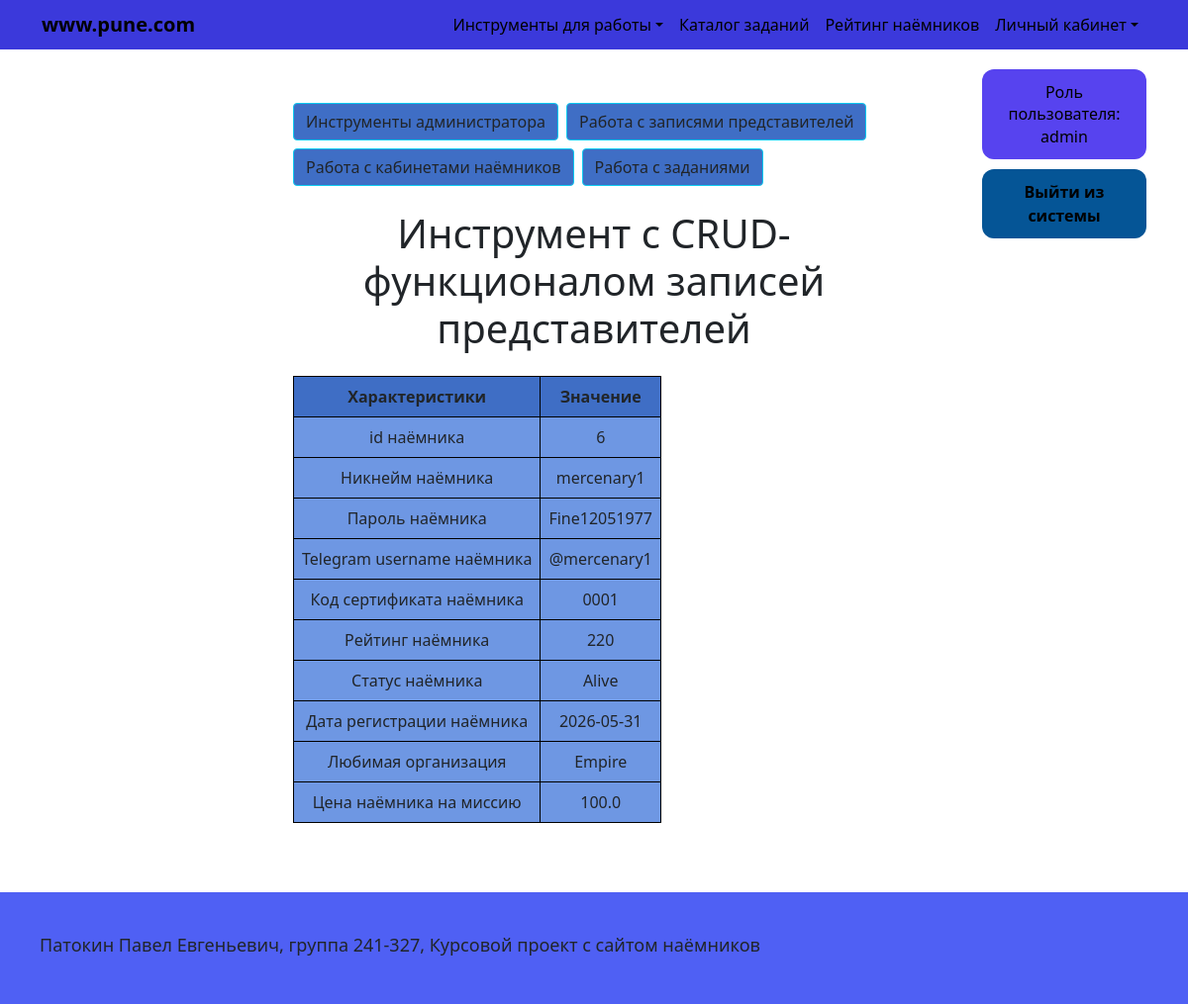
/READ_table_mercenary/6 (signed in), run on an earlier commit of the app's database.
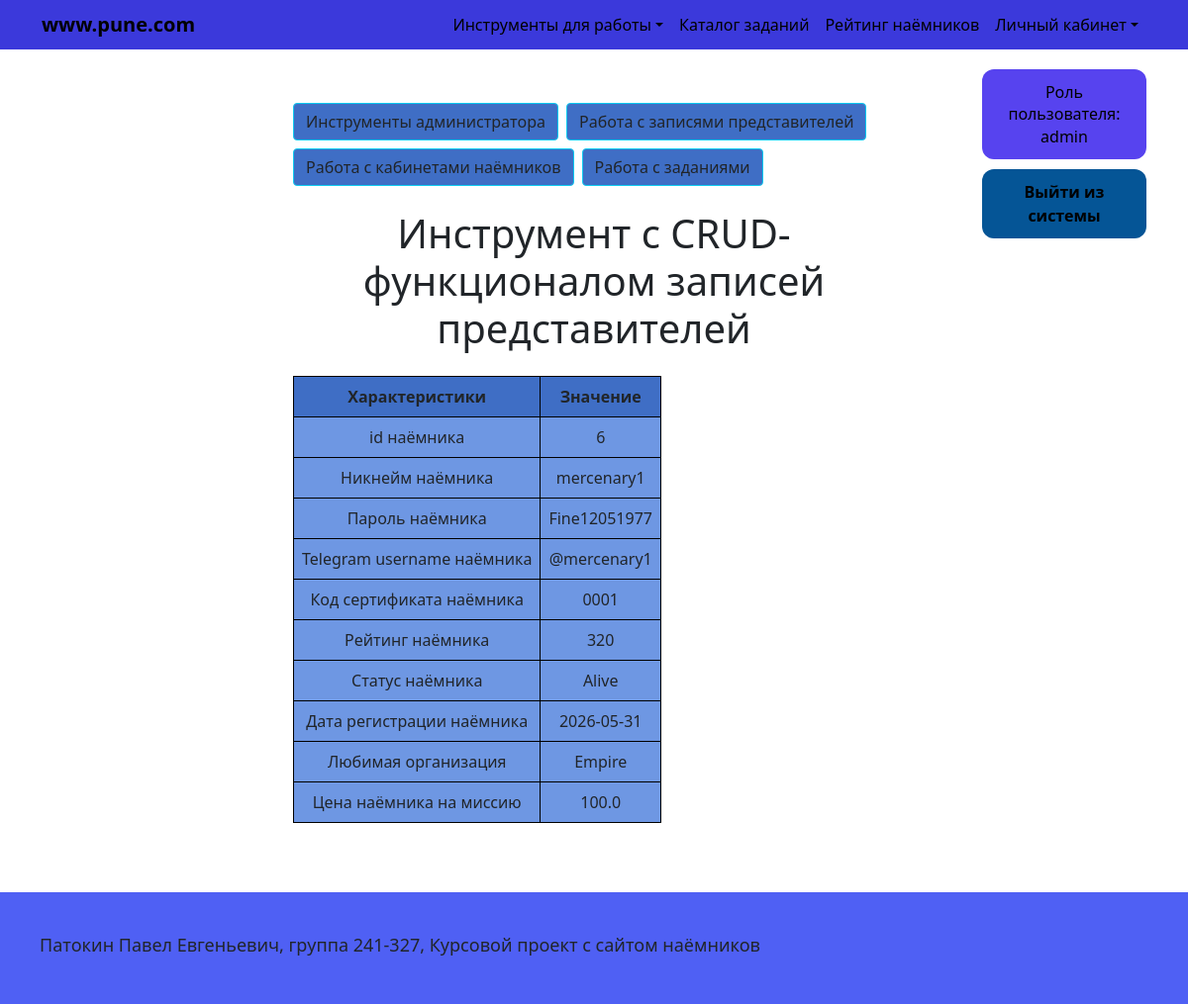
And on a later commit of the database.
### app/models.py (models this page shows)
class Mercenary(db.Model):
    __tablename__ = "mercenaries"
    id_mercenary = db.Column(db.Integer, db.ForeignKey("users.id"), primary_key=True)
    telegram_username = db.Column(db.Text)
    certificate_code = db.Column(db.Text, db.ForeignKey("certificates.certificate_code")) # Код сертификата - текст
    rating_mercenary = db.Column(db.Integer)
    status_mercenary = db.Column(db.Text)
    favourite_fraction = db.Column(db.Text)
    price_mercenary = db.Column(db.Float)
    user = db.relationship("User", back_populates="mercenary")
    certificate = db.relationship("Certificate", back_populates="mercenary", uselist=False)  # #8
    tasks = db.relationship("Task", back_populates="executor")
    reports = db.relationship("Report", back_populates="mercenary")

### app/app.py (the view)
@app.route('/READ_table_mercenary/<int:id>', methods=['GET', 'POST'])
@check_rights(["admin"])
def READ_table_mercenary(id):
    user_role = auth() # Функция, которая отображает роль, если пользователь регистрировался или не регистрировался
    mercenary = (User.query
          .join(Mercenary, User.id == Mercenary.id_mercenary)
          .filter(User.id == id)
          .first()) #Поставляем данные нужного пользователя по его id
    return render_template('admin_tables/READ_table_mercenary.html', user_role=user_role, mercenary=mercenary)

### app/app.py (called while the page is built)
def check_rights(roles):
    def decorator(f):
        @wraps(f)
        def wrapper(*args, **kwargs):
            if not current_user.is_authenticated or current_user.role not in roles:
                flash("У вас недостаточно прав для доступа к данной странице.", "danger")
                return redirect(url_for('main_page'))
            if not current_user.is_authenticated:
                flash("Сначала войдите в систему", "danger")
                return redirect(url_for('authentication'))
            if current_user.role not in roles:
                flash("У вас недостаточно прав для доступа к данной странице.", "danger")
                return redirect(url_for('main_page'))
            return f(*args, **kwargs)
        return wrapper
    return decorator

@login_manager.user_loader
def load_user(user_id):
    return User.query.get(int(user_id))

@app.before_request
def before_request():
    if current_user.is_authenticated:
        user_id = int(current_user.id)
    else:
        user_id = None

def auth():
    if current_user.is_authenticated:
        return current_user.role
    else:
        return "none"

### app/templates/admin_tables/READ_table_mercenary.html
{% extends 'base.html' %}
{% block content %}
    <link rel="stylesheet" href="{{ url_for('static', filename='CRUD_table.css') }}">
    <div class="container py-4">
        <div class="d-flex flex-wrap gap-2 mb-4">
            <a class="btn btn-info text-dark" href="{{ url_for('admin') }}">Инструменты администратора</a>
            <a class="btn btn-info text-dark" href="{{ url_for('CRUD_table_member') }}">Работа с записями представителей</a>
            <a class="btn btn-info text-dark" href="{{ url_for('CRUD_table_mercenary') }}">Работа с кабинетами наёмников</a>
            <a class="btn btn-info text-dark" href="{{ url_for('CRUD_table_task') }}">Работа с заданиями</a>
        </div>
        <h1 class="mb-4">Инструмент с CRUD-функционалом записей представителей</h1>
        <table class="table table-bordered align-middle text-center w-auto">
            <thead>
                <tr>
                    <th>Характеристики</th>
                    <th>Значение</th>
                </tr>
            </thead>
            <tbody>
                <tr>
                    <td>id наёмника</td>
                    <td>{{ mercenary.id }}</td>
                </tr>
                <tr>
                    <td>Никнейм наёмника</td>
                    <td>{{ mercenary.username }}</td>
                </tr>
                <tr>
                    <td>Пароль наёмника</td>
                    <td>{{ mercenary.password }}</td>
                </tr>
                <tr>
                    <td>Telegram username наёмника</td>
                    <td>{{ mercenary.mercenary.telegram_username }}</td>
                </tr>
                <tr>
                    <td>Код сертификата наёмника</td>
                    <td>{{ mercenary.mercenary.certificate_code }}</td>
                </tr>
                <tr>
                    <td>Рейтинг наёмника</td>
                    <td>{{ mercenary.mercenary.rating_mercenary }}</td>
                </tr>
                <tr>
                    <td>Статус наёмника</td>
                    <td>{{ mercenary.mercenary.status_mercenary}}</td>
                </tr>
                <tr>
                    <td>Дата регистрации наёмника</td>
                    <td>{{ mercenary.registration_date }}</td>
                </tr>
                <tr>
                    <td>Любимая организация</td>
                    <td>{{ mercenary.mercenary.favourite_fraction }}</td>
                </tr>
                <tr>
                    <td>Цена наёмника на миссию</td>
                    <td>{{ mercenary.mercenary.price_mercenary }}</td>
                </tr>
            </tbody>
        </table>
    </div>
{% endblock %}

What changed in the data, as far as the page shows it:
changed Mercenary "@mercenary1": mercenary.rating_mercenary "220" → "320"
